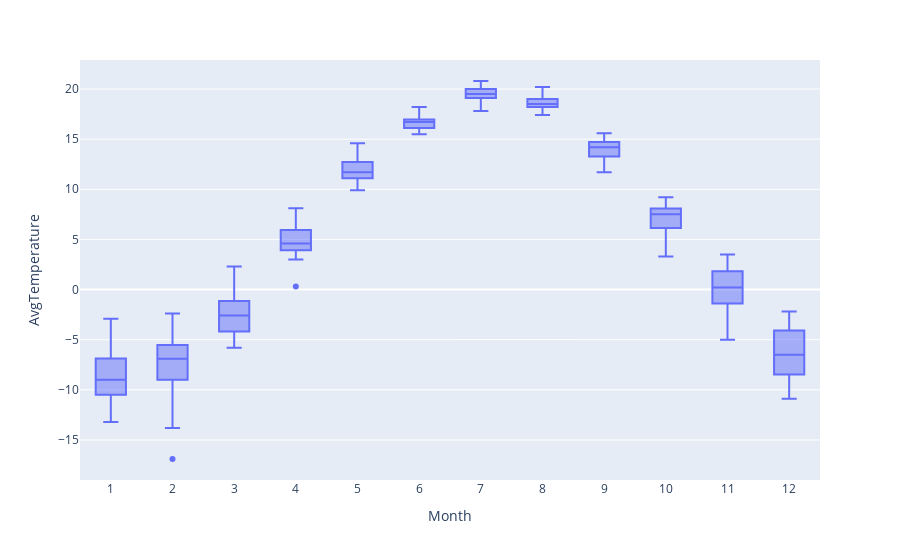

Write notebook code for a chart like this one.
### Markdown cell above
`Plotly`

### Code cell
fig = px.box(df_canada, x = "Month", y = "AvgTemperature")
fig.update_xaxes(tickmode = 'linear')
fig.show()

### Figure 1 — Plotly figure (JSON) as saved in the notebook; plotly's stock layout.template omitted (floating-point values rounded to 4 significant figures; data arrays with more than 128 entries replaced by an {"elided": "..."} marker saying what was removed)
{"data": [{"alignmentgroup": "True", "hovertemplate": "Month=%{x}<br>AvgTemperature=%{y}<extra></extra>", "legendgroup": "", "marker": {"color": "#636efa"}, "name": "", "notched": false, "offsetgroup": "", "orientation": "v", "showlegend": false, "type": "box", "x": {"elided": "300 int values"}, "x0": " ", "xaxis": "x", "y": {"elided": "300 float values"}, "y0": " ", "yaxis": "y"}], "layout": {"boxmode": "group", "legend": {"tracegroupgap": 0}, "margin": {"t": 60}, "xaxis": {"anchor": "y", "domain": [0, 1], "tickmode": "linear", "title": {"text": "Month"}}, "yaxis": {"anchor": "x", "domain": [0, 1], "title": {"text": "AvgTemperature"}}}}
